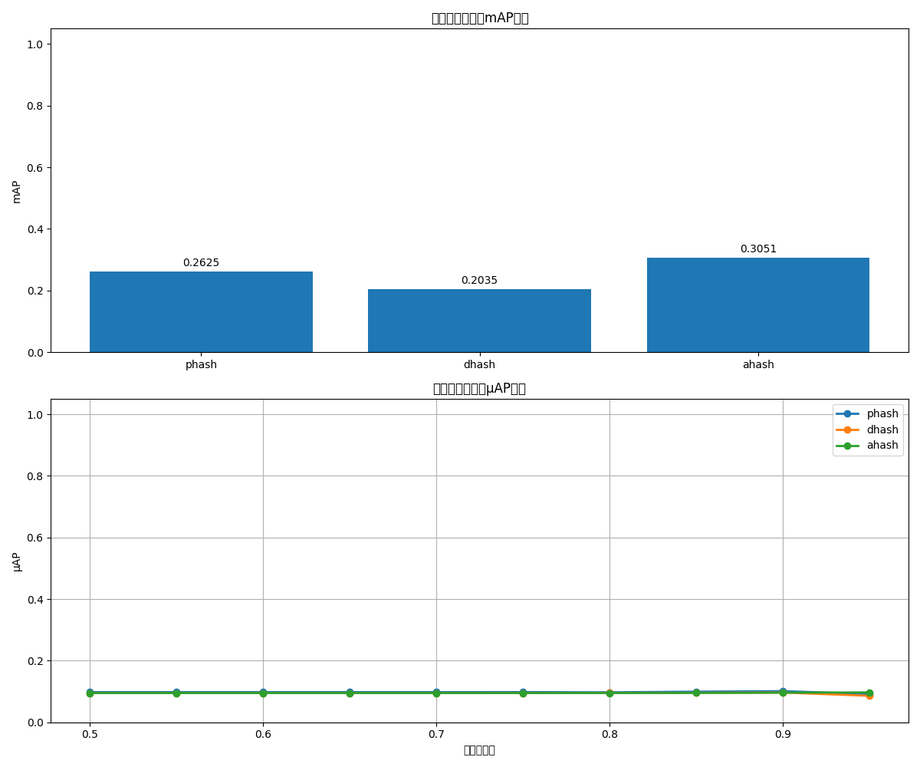
#> input picture hash_methods_comparison.png, 920 x 767 px, shrunk from 1200 x 1000 before the run
$ python -i sift_model.py   (imports and definitions only)
#> lines starting #> are read from the running program, lines starting #| are printed output that depends on the picture
import cv2
import numpy as np
from typing import Dict, List, Tuple, Any
import time
from tqdm import tqdm

class SIFTCopyDetector:
    """基于SIFT特征和RANSAC几何验证的图像拷贝检测器"""

    def __init__(self, min_matches=10, ransac_reproj_threshold=5.0, use_gpu=False):
        """
        初始化SIFT拷贝检测器

        参数:
            min_matches (int): 判定为匹配所需的最小特征点数量
            ransac_reproj_threshold (float): RANSAC重投影阈值
            use_gpu (bool): 是否使用GPU加速SIFT特征提取
        """
        self.min_matches = min_matches
        self.ransac_threshold = ransac_reproj_threshold
        self.use_gpu = use_gpu

        # 创建SIFT特征提取器
        if use_gpu and cv2.cuda.getCudaEnabledDeviceCount() > 0:
            print("GPU加速SIFT已启用")
            self.sift = cv2.cuda.SIFT_create()
        else:
            if use_gpu:
                print("GPU不可用，使用CPU运行SIFT")
            else:
                print("使用CPU运行SIFT")
            self.sift = cv2.SIFT_create()

        # 创建特征匹配器 - 使用FLANN匹配
        FLANN_INDEX_KDTREE = 1
        index_params = dict(algorithm=FLANN_INDEX_KDTREE, trees=5)
        search_params = dict(checks=50)
        self.matcher = cv2.FlannBasedMatcher(index_params, search_params)

        # 存储参考图像特征
        self.reference_features = {}  # {image_id: (keypoints, descriptors)}

    def extract_features(self, image_path_or_data):
        """
        提取图像的SIFT特征

        参数:
            image_path_or_data: 图像路径或已加载的图像数据

        返回:
            tuple: (keypoints, descriptors)
        """
#> called with image_path_or_data = 'hash_methods_comparison.png'
        # 加载图像
        if isinstance(image_path_or_data, str):
            img = cv2.imread(image_path_or_data, cv2.IMREAD_GRAYSCALE)
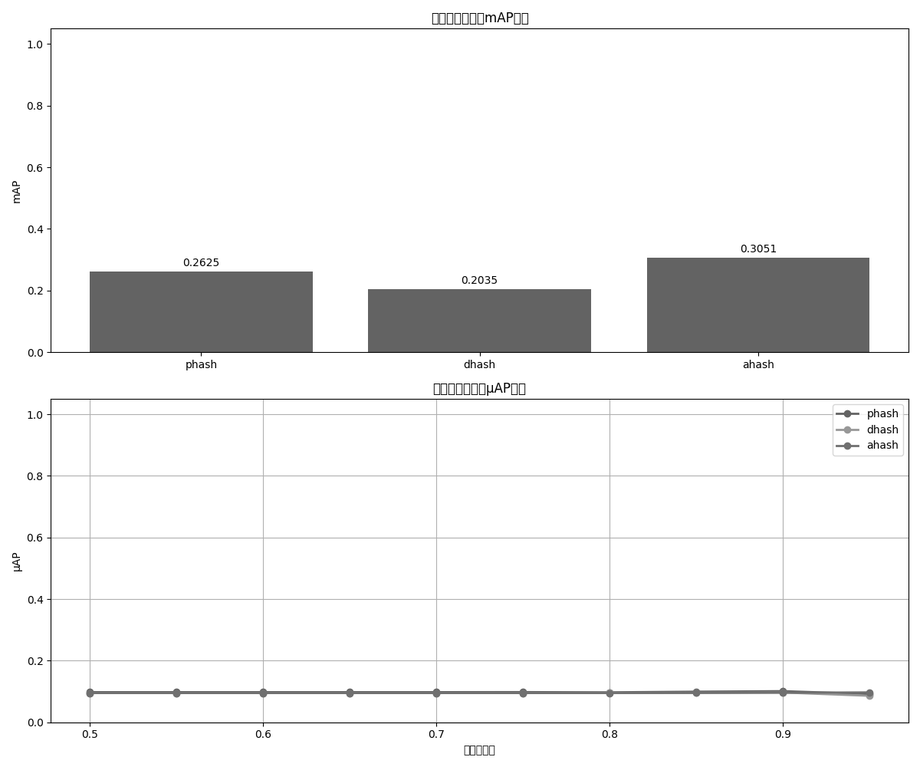
#> img: shape (767, 920); min 0, max 255, mean 239.5
        elif isinstance(image_path_or_data, np.ndarray):
            if len(image_path_or_data.shape) == 3:
                img = cv2.cvtColor(image_path_or_data, cv2.COLOR_RGB2GRAY)
            else:
                img = image_path_or_data
        else:
            raise ValueError("不支持的图像数据类型")

        if img is None or img.size == 0:
            return [], None

        # 提取SIFT特征
        if self.use_gpu and cv2.cuda.getCudaEnabledDeviceCount() > 0:
            # GPU版本
            gpu_img = cv2.cuda_GpuMat()
            gpu_img.upload(img)
            keypoints, descriptors = self.sift.detectAndCompute(gpu_img, None)
            if descriptors is not None:
                descriptors = descriptors.download()
        else:
            # CPU版本
            keypoints, descriptors = self.sift.detectAndCompute(img, None)
#> keypoints = 393 keypoints; strongest (x, y, size): (507, 385, 1.8), (510, 15, 1.8), (490, 389, 1.9), (847, 414, 5)

        return keypoints, descriptors

    # [230 lines left out: functions index_reference_images, match_features, geometric_verification, compute_similarity, search, visualize_matches, not called in this run]

>>> result = SIFTCopyDetector().extract_features('hash_methods_comparison.png')

$ run again, on training_loss.png
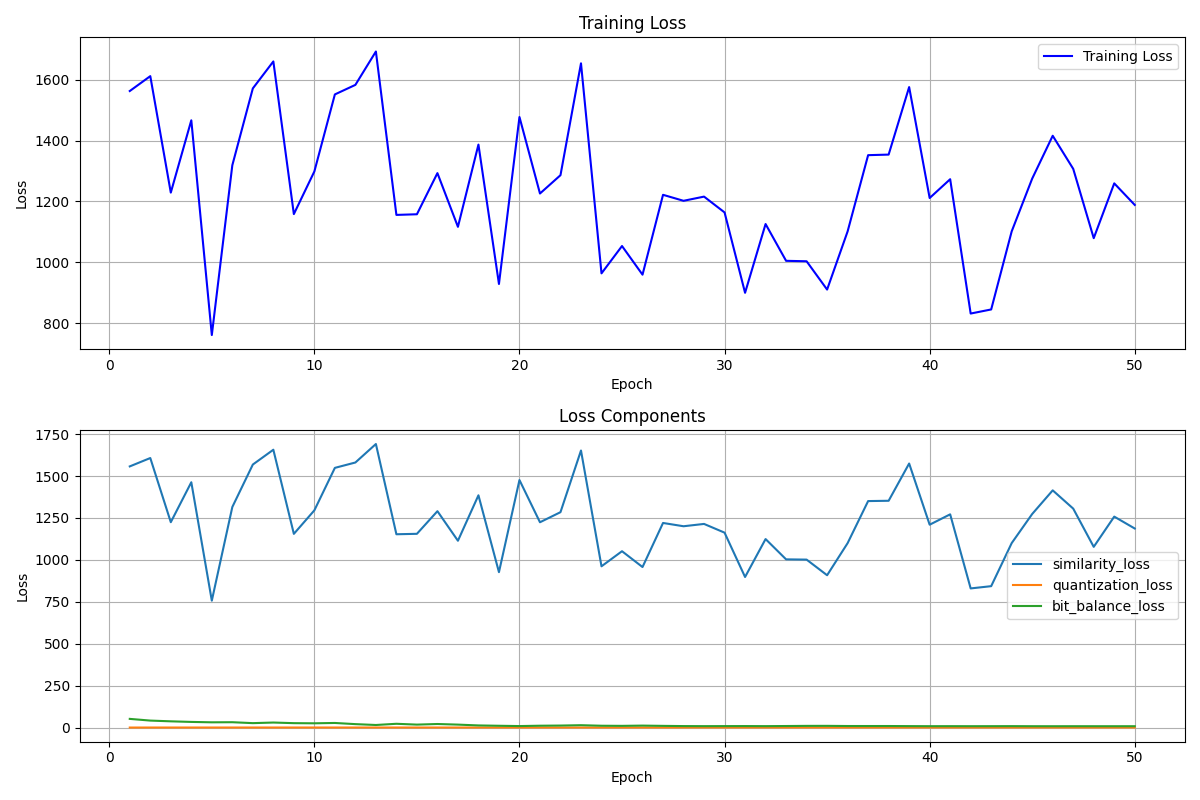
#> input picture training_loss.png, 1200 x 800 px
#> in extract_features, `img = cv2.imread(image_path_or_data, cv2.IMREAD_GRAYSCALE)`:
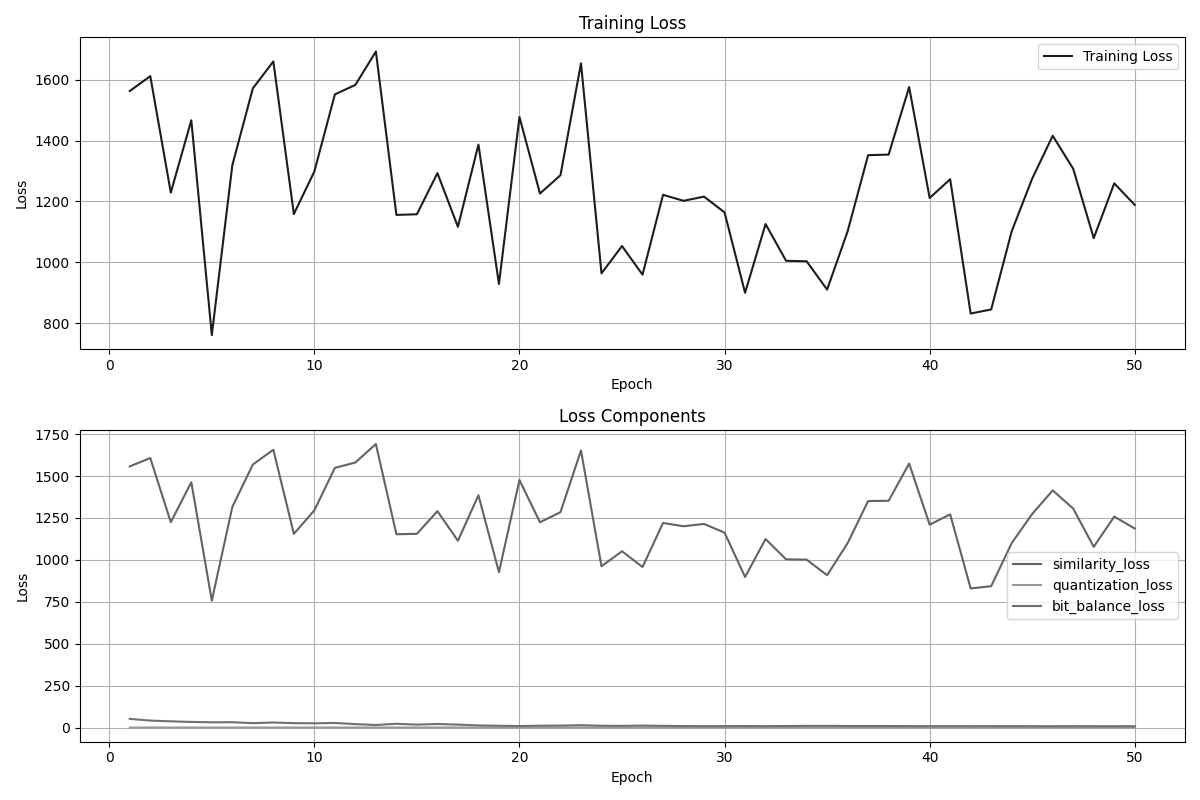
#> img: shape (800, 1200); min 0, max 255, mean 247.5
#> keypoints = 895 keypoints; strongest (x, y, size): (626, 21, 2), (642, 21, 2), (625, 414, 2), (1114, 582, 1.9)
